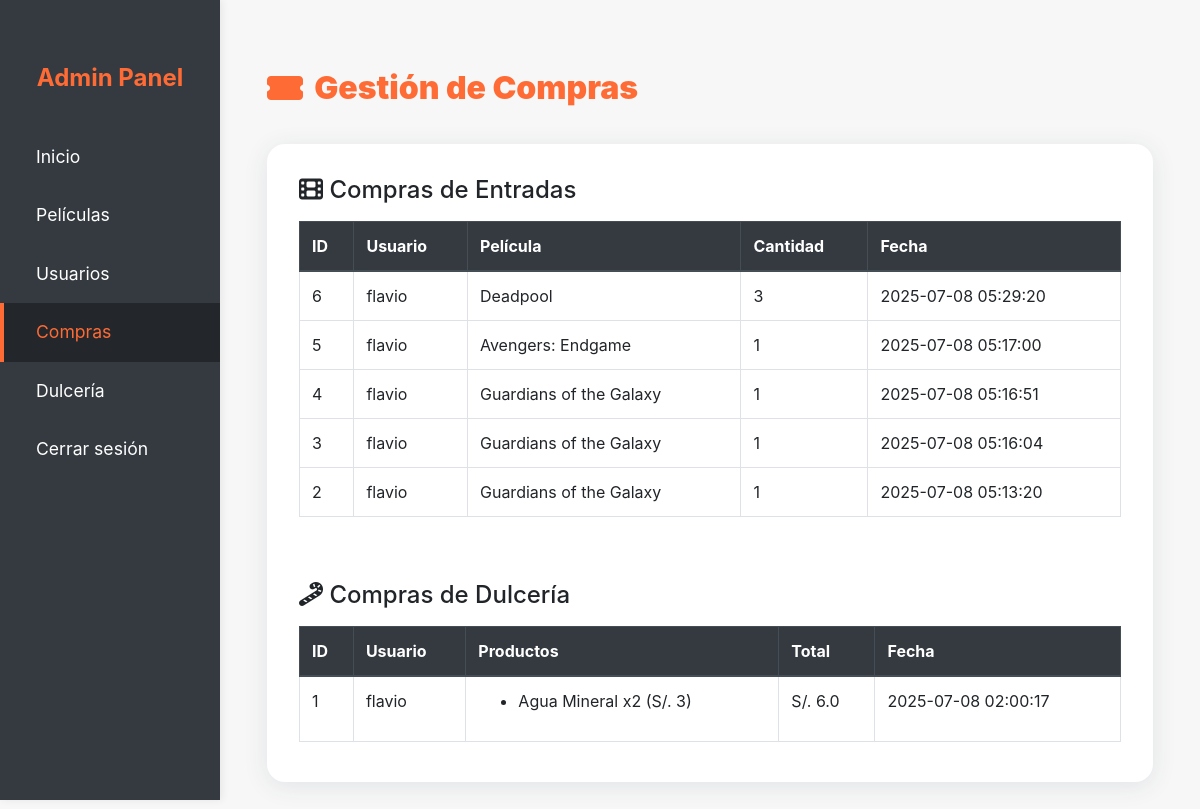
Before: /admin/compras (signed in) with the older database file.
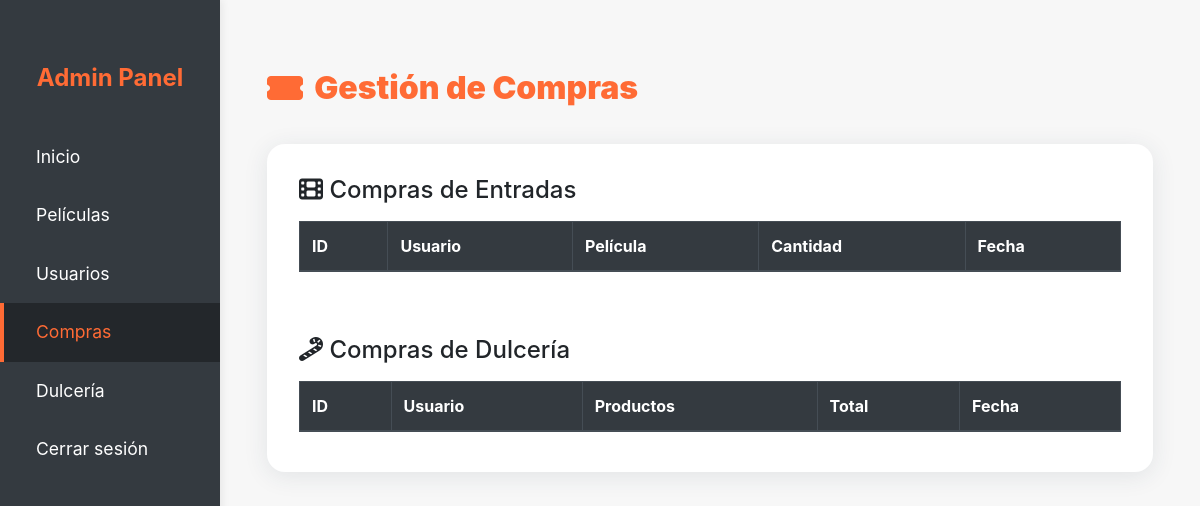
After: the same page with the newer database file.
### tables this page shows
CREATE TABLE Compras (
        id INTEGER PRIMARY KEY AUTOINCREMENT,
        usuario_id INTEGER,
        pelicula_id INTEGER,
        cantidad INTEGER,
        fecha_compra TIMESTAMP DEFAULT CURRENT_TIMESTAMP,
        FOREIGN KEY (usuario_id) REFERENCES Usuarios(id),
        FOREIGN KEY (pelicula_id) REFERENCES Peliculas(id)
    );

CREATE TABLE Usuarios (
        id INTEGER PRIMARY KEY AUTOINCREMENT,
        nombre TEXT NOT NULL,
        email TEXT NOT NULL UNIQUE,
        contraseña TEXT NOT NULL
    );

CREATE TABLE Peliculas (
        id INTEGER PRIMARY KEY AUTOINCREMENT,
        titulo TEXT NOT NULL,
        descripcion TEXT,
        duracion INTEGER NOT NULL,
        genero_id INTEGER,
        hora_funcion TIME,
        imagen TEXT,
        banner_pelicula TEXT, trailer_url TEXT,
        FOREIGN KEY (genero_id) REFERENCES Generos(id)
    );

CREATE TABLE ComprasDulceria (
        id INTEGER PRIMARY KEY AUTOINCREMENT,
        usuario_id INTEGER,
        productos TEXT, -- JSON con los productos y cantidades
        total REAL,
        fecha_compra TIMESTAMP DEFAULT CURRENT_TIMESTAMP,
        pdf_path TEXT,
        FOREIGN KEY (usuario_id) REFERENCES Usuarios(id)
    );

### app.py (the view)
@app.route('/admin/compras')
def admin_compras():
    if 'admin_id' not in session:
        return redirect(url_for('login'))
    conn = get_db()
    cursor = conn.cursor()
    cursor.execute('''SELECT c.id, u.nombre as usuario, p.titulo as pelicula, c.cantidad, c.fecha_compra FROM Compras c JOIN Usuarios u ON c.usuario_id = u.id JOIN Peliculas p ON c.pelicula_id = p.id ORDER BY c.fecha_compra DESC''')
    compras_entradas = cursor.fetchall()
    cursor.execute('''SELECT cd.id, u.nombre as usuario, cd.productos, cd.total, cd.fecha_compra FROM ComprasDulceria cd JOIN Usuarios u ON cd.usuario_id = u.id ORDER BY cd.fecha_compra DESC''')
    compras_dulceria = cursor.fetchall()
    compras_dulceria_list = []
    for d in compras_dulceria:
        d = dict(d)
        try:
            d['productos'] = json.loads(
                d['productos']) if d['productos'] else []
        except Exception:
            d['productos'] = []
        compras_dulceria_list.append(d)
    conn.close()
    return render_template('admin/admin_compras.html', compras_entradas=compras_entradas, compras_dulceria=compras_dulceria_list)

### app.py (called while the page is built)
def get_db():
    conn = sqlite3.connect(DATABASE)
    conn.row_factory = sqlite3.Row  # Para obtener resultados como diccionarios
    return conn

### templates/admin/admin_compras.html (shortened to what this page needs)
<!DOCTYPE html>
<html lang="es">
<head>
    <link rel="stylesheet" href="https://maxcdn.bootstrapcdn.com/bootstrap/4.5.2/css/bootstrap.min.css">
    <link rel="stylesheet" href="{{ url_for('static', filename='css/admin.css') }}">
    <link rel="stylesheet" href="https://cdnjs.cloudflare.com/ajax/libs/font-awesome/6.4.0/css/all.min.css">
</head>
<body>
    <div class="sidebar">
        <div class="sidebar-title">Admin Panel</div>
        <a class="nav-link" href="{{ url_for('dashboard_admin') }}">Inicio</a>
        <a class="nav-link" href="/admin/peliculas">Películas</a>
        <a class="nav-link" href="/admin/usuarios">Usuarios</a>
        <a class="nav-link active" href="/admin/compras">Compras</a>
        <a class="nav-link" href="/admin/dulceria">Dulcería</a>
        <a class="nav-link" href="{{ url_for('logout') }}">Cerrar sesión</a>
    </div>
    <div class="main-content">
        <div class="container mt-4">
            <div class="admin-title"><i class="fas fa-ticket-alt"></i> Gestión de Compras</div>
            <div class="admin-card">
                <h4 class="mb-3"><i class="fas fa-film"></i> Compras de Entradas</h4>
                <div class="table-responsive mb-5">
                    <table class="table table-bordered table-hover">
                        <thead class="thead-dark">
                            <tr>
                                <th>ID</th>
                                <th>Usuario</th>
                                <th>Película</th>
                                <th>Cantidad</th>
                                <th>Fecha</th>
                            </tr>
                        </thead>
                        <tbody>
                            {% for c in compras_entradas %}
                            <tr>
                                <td>{{ c.id }}</td>
                                <td>{{ c.usuario }}</td>
                                <td>{{ c.pelicula }}</td>
                                <td>{{ c.cantidad }}</td>
                                <td>{{ c.fecha_compra }}</td>
                            </tr>
                            {% endfor %}
                        </tbody>
                    </table>
                </div>
                <h4 class="mb-3"><i class="fas fa-candy-cane"></i> Compras de Dulcería</h4>
                <div class="table-responsive">
                    <table class="table table-bordered table-hover">
                        <thead class="thead-dark">
                            <tr>
                                <th>ID</th>
                                <th>Usuario</th>
                                <th>Productos</th>
                                <th>Total</th>
                                <th>Fecha</th>
                            </tr>
                        </thead>
                        <tbody>
                            {% for d in compras_dulceria %}
                            <tr>
                                <td>{{ d.id }}</td>
                                <td>{{ d.usuario }}</td>
                                <td>
                                    <ul>
                                    {% for prod in d.productos %}
                                        <li>{{ prod.name }} x{{ prod.quantity }} (S/. {{ prod.price }})</li>
                                    {% endfor %}
                                    </ul>
                                </td>
                                <td>S/. {{ d.total }}</td>
                                <td>{{ d.fecha_compra }}</td>
                            </tr>
                            {% endfor %}
                        </tbody>
                    </table>
                </div>
            </div>
        </div>
    </div>
</body>
</html>

Changed rows visible on the page:
removed Compras: id "6", usuario "flavio", pelicula "Deadpool", cantidad "3", fecha_compra "2025-07-08 05:29:20"
removed Compras: id "5", usuario "flavio", pelicula "Avengers: Endgame", cantidad "1", fecha_compra "2025-07-08 05:17:00"
removed Compras: id "4", usuario "flavio", pelicula "Guardians of the Galaxy", cantidad "1", fecha_compra "2025-07-08 05:16:51"
removed Compras: id "3", usuario "flavio", pelicula "Guardians of the Galaxy", cantidad "1", fecha_compra "2025-07-08 05:16:04"
removed Compras: id "2", usuario "flavio", pelicula "Guardians of the Galaxy", cantidad "1", fecha_compra "2025-07-08 05:13:20"
removed ComprasDulceria: id "1", usuario "flavio", name "Agua Mineral", quantity "2", price "3", total "6.0", fecha_compra "2025-07-08 02:00:17"
